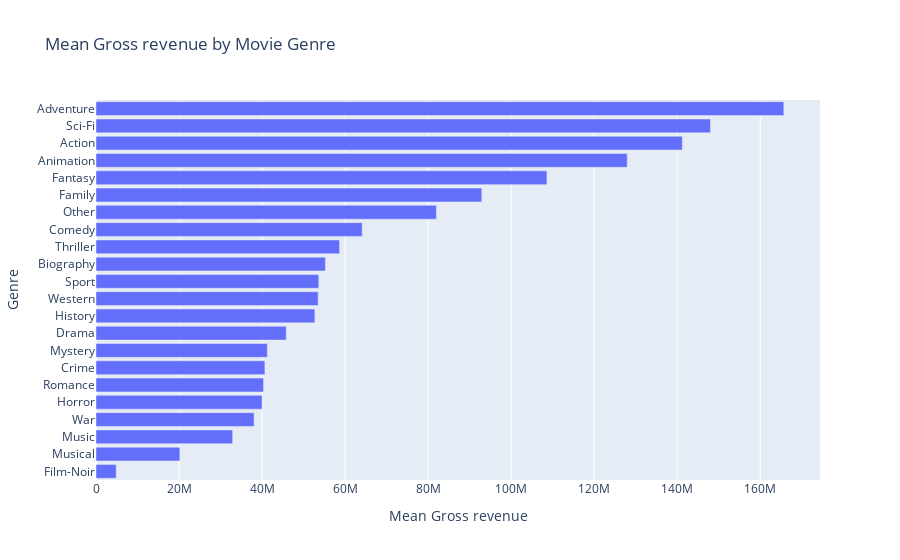

Here is the notebook cell this chart was saved with:
### Markdown cell above
### Média de lucro, nota no IMDB e número de votos de cada gênero de filme

Outra visualização que achamos interessante, é a média de algumas das características dos filmes de cada gênero, para ver então quais são aqueles que dão mais lucros aos estúdios, e são mais populares, recebendo um número maior de votos no IMDB.

### Code cell
# Colunas de gênero de filmes
binary_columns = df.columns[10:-1]

# Dicionario contendo os valores de todas os gêneros
category_means = {}

# Calcular o valor médio do lucro de cada gênero de filme
for column in binary_columns:
    category_means[column] = df[df[column] == 1]['Gross'].mean()

# Convertendo o dicionário para um Dataframe
category_means_df = pd.DataFrame.from_dict(category_means, orient='index', columns=['Mean Gross'])

# Ordenando
category_means_df = category_means_df.sort_values(by='Mean Gross', ascending=True)

# Barplot horizontal do lucro médio por gênero de filme
fig = ex.bar(
    category_means_df,
    x='Mean Gross',
    y=category_means_df.index,  # Categories on the Y-axis
    orientation='h',  # Horizontal bar plot
    title='Mean Gross revenue by Movie Genre',
    labels={'Mean Gross': 'Mean Gross revenue', 'index': 'Genre'},
)

fig.show()

### Figure 1 — Plotly figure (JSON) as saved in the notebook; plotly's stock layout.template omitted (floating-point values rounded to 4 significant figures)
{"data": [{"alignmentgroup": "True", "hovertemplate": "Mean Gross revenue=%{x}<br>Genre=%{y}<extra></extra>", "legendgroup": "", "marker": {"color": "#636efa", "pattern": {"shape": ""}}, "name": "", "offsetgroup": "", "orientation": "h", "showlegend": false, "textposition": "auto", "type": "bar", "x": [4872073, 20200000.0, 32920000.0, 38080000.0, 40000000.0, 40360000.0, 40680000.0, 41270000.0, 45850000.0, 52720000.0, 53520000.0, 53670000.0, 55260000.0, 58680000.0, 64130000.0, 81990000.0, 92930000.0, 108600000.0, 128000000.0, 141200000.0, 148000000.0, 165700000.0], "xaxis": "x", "y": ["Film-Noir", "Musical", "Music", "War", "Horror", "Romance", "Crime", "Mystery", "Drama", "History", "Western", "Sport", "Biography", "Thriller", "Comedy", "Other", "Family", "Fantasy", "Animation", "Action", "Sci-Fi", "Adventure"], "yaxis": "y"}], "layout": {"barmode": "relative", "legend": {"tracegroupgap": 0}, "title": {"text": "Mean Gross revenue by Movie Genre"}, "xaxis": {"anchor": "y", "domain": [0, 1], "title": {"text": "Mean Gross revenue"}}, "yaxis": {"anchor": "x", "domain": [0, 1], "title": {"text": "Genre"}}}}
